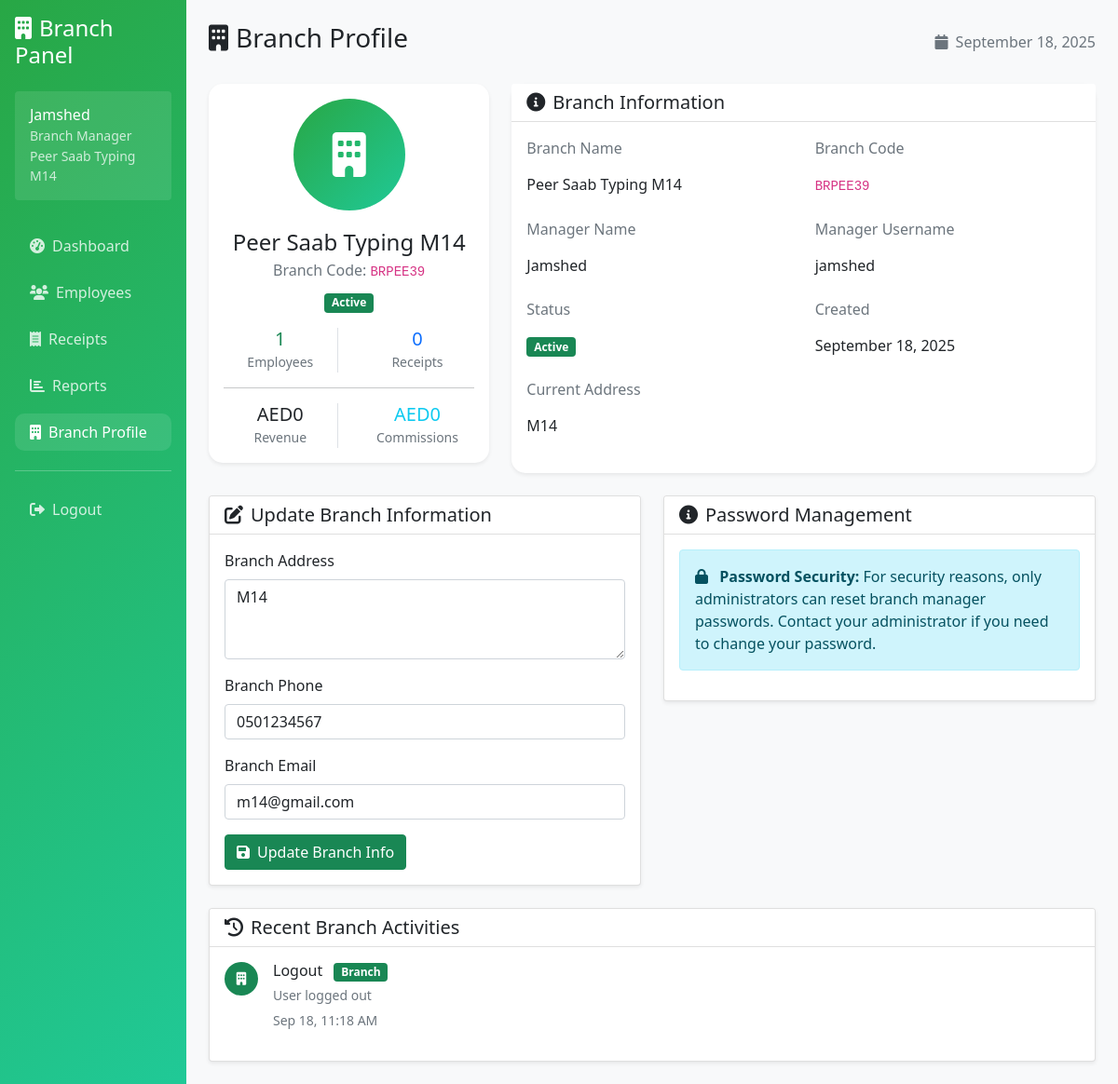
The app's page /branch/profile.php (signed in), older data.
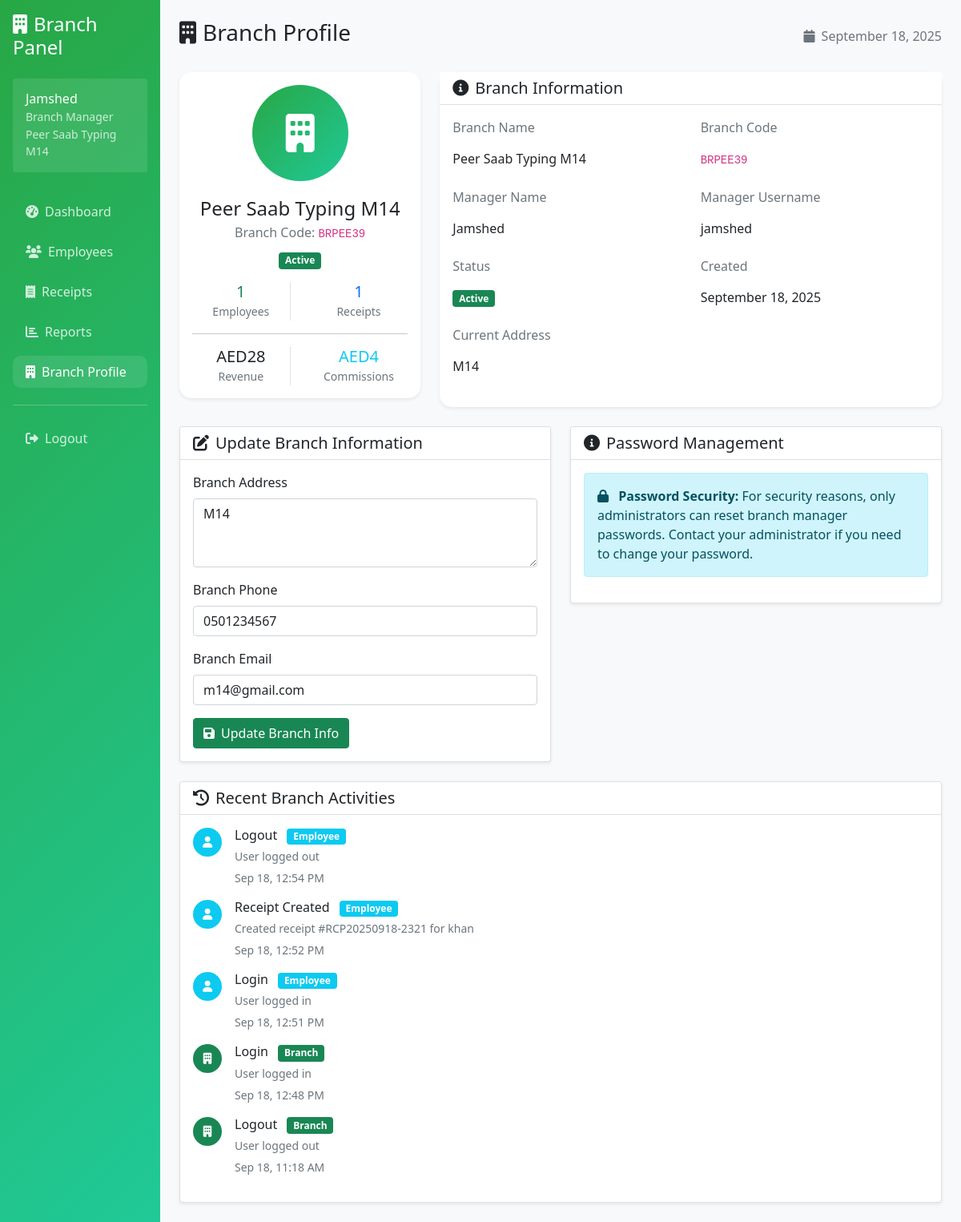
The same page, newer data.
### tables this page shows
CREATE TABLE settings (
            id INTEGER PRIMARY KEY AUTOINCREMENT,
            setting_key VARCHAR(100) UNIQUE NOT NULL,
            setting_value TEXT,
            updated_at DATETIME DEFAULT CURRENT_TIMESTAMP
        );

CREATE TABLE activity_logs (
            id INTEGER PRIMARY KEY AUTOINCREMENT,
            user_type TEXT NOT NULL CHECK (user_type IN ('admin', 'branch', 'employee')),
            user_id INTEGER NOT NULL,
            action VARCHAR(100) NOT NULL,
            description TEXT,
            ip_address VARCHAR(45),
            created_at DATETIME DEFAULT CURRENT_TIMESTAMP
        );

### branch/profile.php (the view, shortened to what the changed rows need)
<?php
$database = new Database();
$auth = new Auth($database);
$auth->requireRole(['branch']);
$user_info = $auth->getUserInfo();
$db = $database->getConnection();
$stmt = $db->query("SELECT setting_value FROM settings WHERE setting_key = 'currency' LIMIT 1");
$currency_result = $stmt->fetch(PDO::FETCH_ASSOC);
$currency = $currency_result ? $currency_result['setting_value'] : 'USD';
$stmt = $db->prepare("SELECT
    COUNT(DISTINCT e.id) as total_employees,
    COUNT(DISTINCT r.id) as total_receipts,
    COALESCE(SUM(r.total_amount), 0) as total_revenue,
    COALESCE(SUM(r.total_commission), 0) as total_commission
    FROM branches b
    LEFT JOIN employees e ON b.id = e.branch_id AND e.status = 'active'
    LEFT JOIN receipts r ON b.id = r.branch_id
    WHERE b.id = ?");
$stmt->execute([$user_info['id']]);
$stats = $stmt->fetch(PDO::FETCH_ASSOC);
$stmt = $db->prepare("SELECT al.*, e.full_name as user_name
    FROM activity_logs al
    LEFT JOIN employees e ON al.user_type = 'employee' AND al.user_id = e.id
    WHERE (al.user_type = 'branch' AND al.user_id = ?) OR
          (al.user_type = 'employee' AND al.user_id IN (SELECT id FROM employees WHERE branch_id = ?))
    ORDER BY al.created_at DESC LIMIT 5");
$stmt->execute([$user_info['id'], $user_info['id']]);
$recent_activities = $stmt->fetchAll(PDO::FETCH_ASSOC);
?>
<!DOCTYPE html>
<html lang="en">
<head>
    <link href="https://cdn.jsdelivr.net/npm/bootstrap@5.1.3/dist/css/bootstrap.min.css" rel="stylesheet">
    <link href="https://cdnjs.cloudflare.com/ajax/libs/font-awesome/6.0.0/css/all.min.css" rel="stylesheet">
</head>
<body>
    <div class="container-fluid">
        <div class="row">
            <div class="col-md-9 col-lg-10 p-4">
                <div class="d-flex justify-content-between align-items-center mb-4">
                    <h1 class="h3"><i class="fas fa-building me-2"></i>Branch Profile</h1>
                </div>
                <div class="row">
                    <div class="col-lg-4 mb-4">
                        <div class="card info-card shadow-sm">
                            <div class="card-body text-center">
                                <div class="row text-center">
                                    <div class="col-6">
                                        <h5 class="mb-0 text-primary"><?= $stats['total_receipts'] ?></h5>
                                        <small class="text-muted">Receipts</small>
                                    </div>
                                </div>
                                <div class="row text-center">
                                    <div class="col-6">
                                        <div class="border-end">
                                            <h5 class="mb-0"><?= $currency ?><?= number_format($stats['total_revenue'], 0) ?></h5>
                                            <small class="text-muted">Revenue</small>
                                        </div>
                                    </div>
                                    <div class="col-6">
                                        <h5 class="mb-0 text-info"><?= $currency ?><?= number_format($stats['total_commission'], 0) ?></h5>
                                        <small class="text-muted">Commissions</small>
                                    </div>
                                </div>
                            </div>
                        </div>
                    </div>
                </div>
                <?php if (!empty($recent_activities)): ?>
                    <div class="row">
                        <div class="col-12">
                            <div class="card shadow-sm">
                                <div class="card-body">
                                    <div class="activity-feed">
                                        <?php foreach ($recent_activities as $activity): ?>
                                            <div class="d-flex mb-3">
                                                <div class="flex-shrink-0">
                                                    <div class="avatar bg-<?=
                                                        $activity['user_type'] === 'branch' ? 'success' : 'info'
                                                    ?> text-white rounded-circle d-flex align-items-center justify-content-center" style="width: 36px; height: 36px; font-size: 14px;">
                                                        <i class="fas fa-<?=
                                                            $activity['user_type'] === 'branch' ? 'building' : 'user'
                                                        ?>"></i>
                                                    </div>
                                                </div>
                                                <div class="flex-grow-1 ms-3">
                                                    <h6 class="mb-1">
                                                        <?= htmlspecialchars($activity['action']) ?>
                                                        <span class="badge bg-<?=
                                                            $activity['user_type'] === 'branch' ? 'success' : 'info'
                                                        ?> ms-2">
                                                            <?= ucfirst($activity['user_type']) ?>
                                                        </span>
                                                    </h6>
                                                    <p class="mb-1 small text-muted"><?= htmlspecialchars($activity['description']) ?></p>
                                                    <small class="text-muted">
                                                        <?= date('M j, g:i A', strtotime($activity['created_at'])) ?>
                                                    </small>
                                                </div>
                                            </div>
                                        <?php endforeach; ?>
                                    </div>
                                </div>
                            </div>
                        </div>
                    </div>
                <?php endif; ?>
            </div>
        </div>
    </div>
</body>
</html>

Row changes from the older to the newer data that the page shows:
added activity_logs: action "Logout", user_type "Employee", description "User logged out", created_at "Sep 18, 12:54 PM"
added activity_logs: action "Receipt Created", user_type "Employee", description "Created receipt #RCP20250918-2321 for khan", created_at "Sep 18, 12:52 PM"
added activity_logs: action "Login", user_type "Employee", description "User logged in", created_at "Sep 18, 12:51 PM"
added activity_logs: action "Login", user_type "Branch", description "User logged in", created_at "Sep 18, 12:48 PM"
Text that changed along with them:
$stats['total_receipts']: "0" → "1"
$stats['total_revenue']: "0" → "28"
$stats['total_commission']: "0" → "4"
